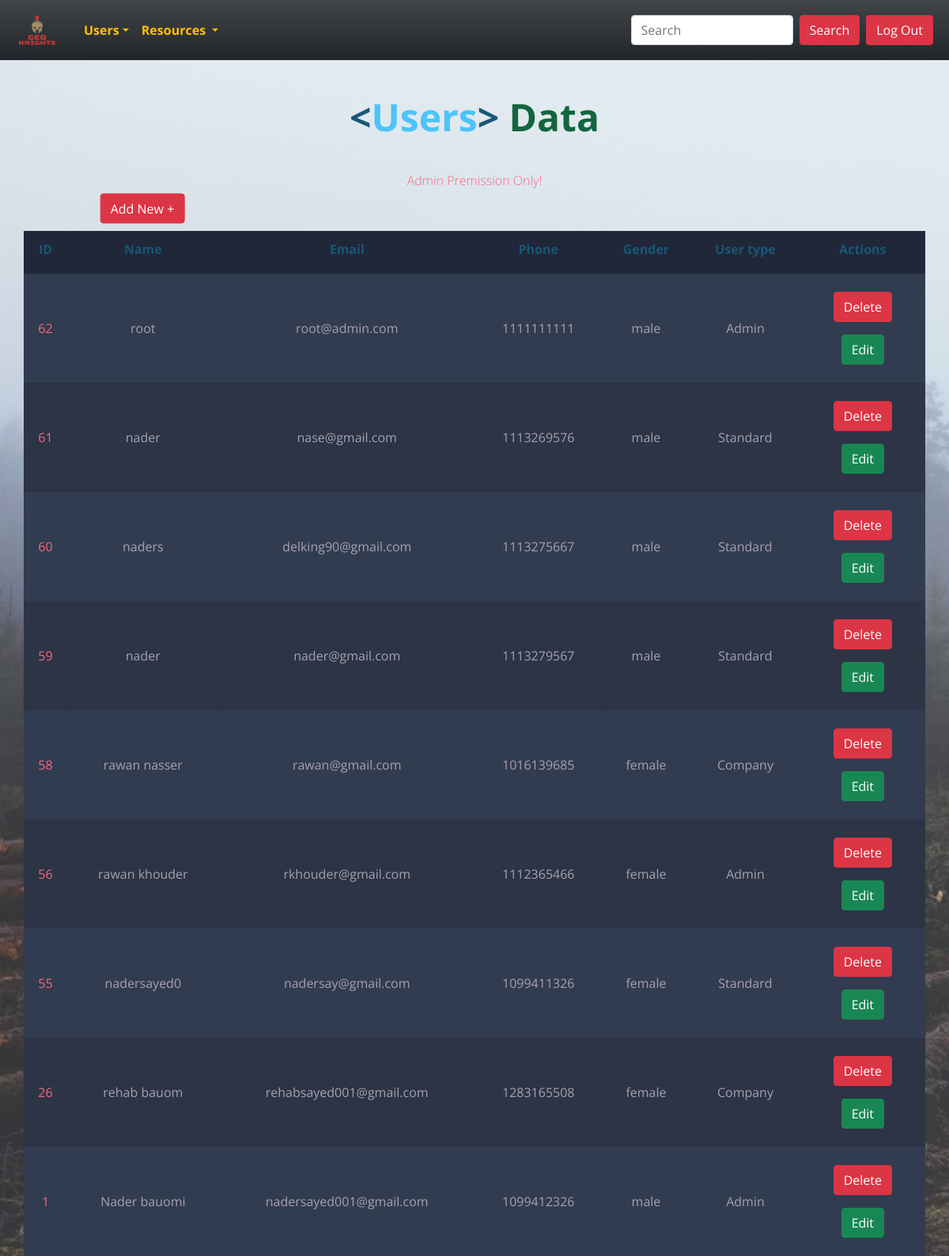
The app's page /admin/users/index.php (signed in), older data.
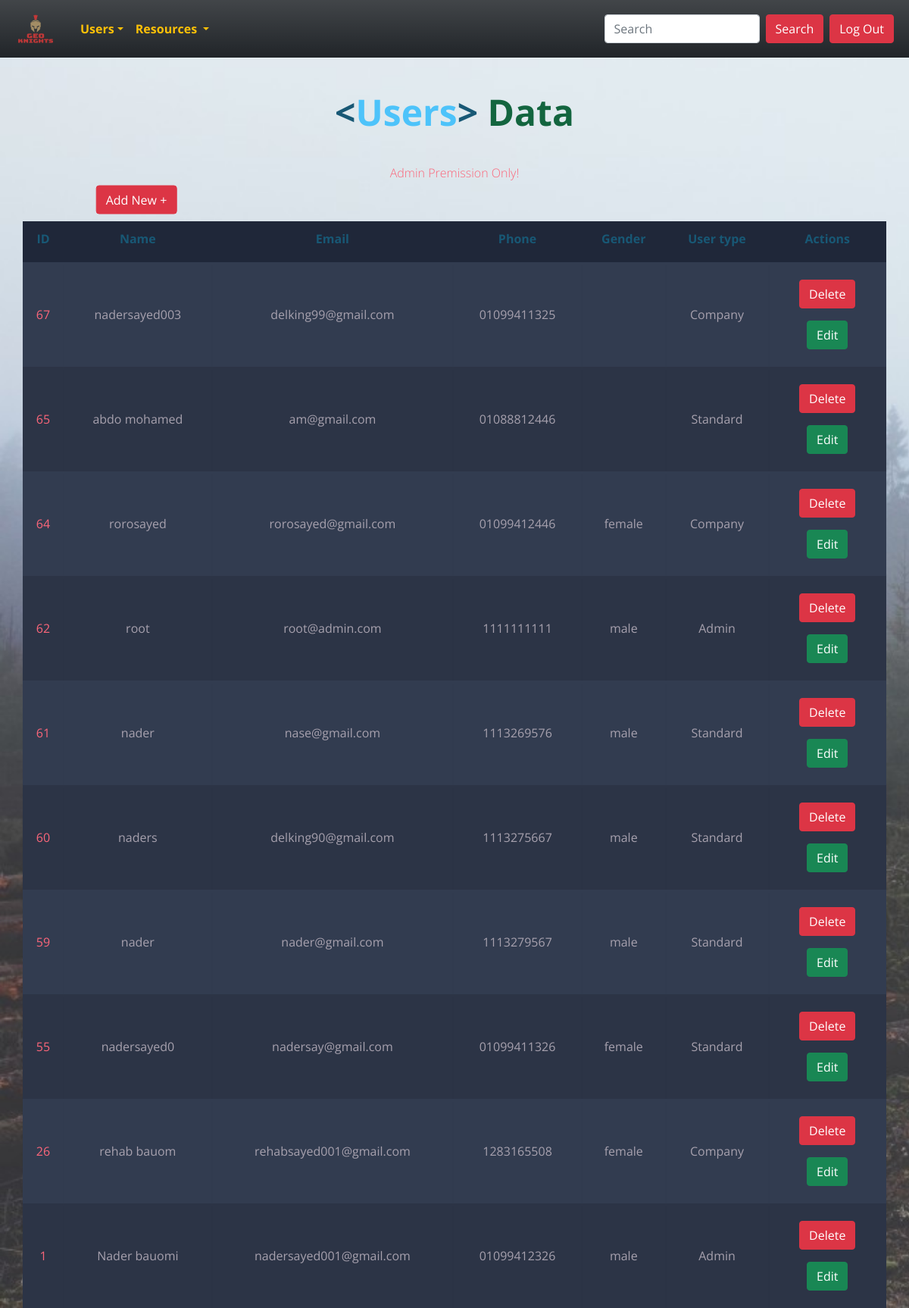
The same page, newer data.
### tables this page shows
CREATE TABLE `users` (
  `id` int(11) NOT NULL,
  `name` char(50) NOT NULL,
  `email` char(80) NOT NULL,
  `password` char(50) NOT NULL,
  `phone` char(11) NOT NULL,
  `gender` char(40) NOT NULL,
  `user_type` int(11) DEFAULT NULL
);

CREATE TABLE `userstypes` (
  `id` int(11) NOT NULL,
  `user_type` char(100) NOT NULL
);

### helpers/paths.php (called while the page is built, shortened)
<?php
function project($dis){
    return "http://" . $_SERVER['SERVER_NAME'] . "/g2p/" . $dis;
}
function users($dis){
    return "http://" . $_SERVER['SERVER_NAME'] . "/g2p/admin/users/" . $dis;
}
function login($dis){
    return $txt = "http://" . $_SERVER['SERVER_NAME'] . "/g2p/login/" . $dis;
}
function css($dis){
    return   "http://" . $_SERVER['SERVER_NAME'] . "/g2p/assests/css/" . $dis;
}
function images($dis){
    return "http://" . $_SERVER['SERVER_NAME'] . "/g2p/assests/images/" . $dis;
}
?>

### admin/users/index.php (the view, shortened to what this page needs)
<?php
require "../../helpers/paths.php";
require '../../helpers/dbConnection.php';
require '../../layout/navAdmin.php';
$sql = "select  users.* ,usersTypes.id as userID , usersTypes.user_type as role from users inner join usersTypes on users.user_type = usersTypes.id  order by users.id desc ";
$op = mysqli_query($con, $sql);
?>
<!DOCTYPE html>
<html lang="en">
<head>
    <link rel="stylesheet" href="<?php echo css('display.css') ?>">
</head>
<body>
    <h1 class="m-5"><span class="blue">&lt;</span>Users<span class="blue">&gt;</span> <span class="yellow">Data</span>
    </h1>
    <h2>Admin Premission Only! <br><br>
    </h2>
    <a href="<?php echo users('create.php') ?>" class="btn btn-danger add">Add New +</a>
    <table class="container">
        <thead>
            <tr>
                <th>
                    <h1>ID</h1>
                </th>
                <th>
                    <h1>Name</h1>
                </th>
                <th>
                    <h1>Email</h1>
                </th>
                <th>
                    <h1>Phone</h1>
                </th>
                <th>
                    <h1>Gender</h1>
                </th>
                <th>
                    <h1>User type</h1>
                </th>
                <th>
                    <h1>Actions</h1>
                </th>
            </tr>
        </thead>
        <tbody>
            <?php while ($data = mysqli_fetch_assoc($op)) { ?>
                <tr class="text-center">
                    <td><?php echo $data['id']; ?></td>
                    <td><?php echo $data['name']; ?></td>
                    <td><?php echo $data['email']; ?></td>
                    <td><?php echo $data['phone']; ?></td>
                    <td><?php echo $data['gender']; ?></td>
                    <td><?php echo $data['role']; ?></td>
                    <td>
                        <a href="delete.php?id=<?php echo $data['id'] ?>" class="btn btn-danger m-2 ">Delete</a>
                        <a href="edit.php?id=<?php echo $data['id']; ?>" class="btn btn-success m-2 ">Edit</a>
                    </td>
                </tr>
            <?php } ?>
        </tbody>
    </table>
</body>
</html>

### layout/navAdmin.php (shortened to what this page needs)
<!DOCTYPE html>
<html lang="en">
<head>
    <link href="https://cdn.jsdelivr.net/npm/bootstrap@5.0.2/dist/css/bootstrap.min.css" rel="stylesheet">
</head>
<body>
    <header style="z-index: 9999;">
        <div class="logo">
            <nav class="navbar navbar-expand-lg navbar-light bg-dark bg-gradient ">
                <div class="container-fluid">
                    <a class="navbar-brand" href="<?php echo project('admin/index.php') ?>">
                        <img src="<?php echo images('logo.png'); ?>" alt="" width="70" height="50">
                    </a>
                    <div class="collapse navbar-collapse" id="navbarSupportedContent">
                        <ul class="navbar-nav me-auto mb-2 mb-lg-0 text-warning">
                            <li class="nav-item dropdown ">
                                <a class="nav-link dropdown-toggle text-warning fw-bold" href="#" id="navbarDropdown" data-bs-toggle="dropdown">Users</a>
                            </li>
                            <li class="nav-item dropdown">
                                <a class="nav-link dropdown-toggle text-warning fw-bold" href="#" id="navbarDropdown" data-bs-toggle="dropdown">
                                    Resources
                                </a>
                            </li>
                        </ul>
                        <form class="d-flex ">
                            <input class="form-control me-2" type="search" placeholder="Search" aria-label="Search">
                            <button class="btn btn-danger text-white" type="submit">Search</button>
                        </form>
                        <a href="<?php echo login('logout.php') ?>" class="btn btn-danger text-white mx-2" type="submit">Log Out</a>
                    </div>
                </div>
            </nav>
        </div>
    </header>
</body>
</html>

### assests/css/display.css (style rules this page uses)
body { font-family: 'Open Sans', sans-serif; font-weight: 300; line-height: 1.42em; color: #A7A1AE; background: url(../images/bg.jpg); background-size: cover; background-repeat: no-repeat; perspective: 300px; }
h1 { font-size: 3em; font-weight: 300; line-height: 1em; color: #4DC3FA; font-weight: bold; text-align: center; }
h2 { font-size: 1em; font-weight: 300; text-align: center; display: block; line-height: 1em; padding-bottom: 2em; color: #FB667A; }
.blue { color: #185875; }
.yellow { color: #13653f; }
.container th h1 { font-weight: bold; font-size: 1em; text-align: center; color: #185875; }
.container td { font-weight: normal; font-size: 1em; -webkit-box-shadow: 0 2px 2px -2px #0E1119; -moz-box-shadow: 0 2px 2px -2px #0E1119; box-shadow: 0 2px 2px -2px #0E1119; }
.container { text-align: center; width: 100%; margin: 0 auto; display: table; padding: 0 0 8em 0; width: 100%; }
.container td, .container th { padding: 30px 10px; }
.container tr:nth-child(odd) { background-color: #323C50; }
.container tr:nth-child(even) { background-color: #2C3446; }
.container th { background-color: #1F2739; }
.container td:first-child { color: #FB667A; padding-left: 15px; }
.container td:last-child { display: flex; flex-direction: column; align-items: center; justify-content: space-evenly; padding: 30% 10px; }

### layout/navAdmin.php (style rules this page uses)
header { position: sticky; top: 0; width: 100%; }
ul { z-index: 9999 !important; }

### admin/users/index.php (style rules this page uses)
.container th, .container td { padding: 15px 10px !important; }
.add { text-align: center; position: absolute; left: 15%; transform: translateX(-50%) translateY(-125%); }

Row changes from the older to the newer data that the page shows:
removed users: id "58", name "rawan nasser", email "rawan@gmail.com", phone "1016139685", gender "female", user_type.user_type "Company"
removed users: id "56", name "rawan khouder", email "rkhouder@gmail.com", phone "1112365466", gender "female", user_type.user_type "Admin"
added users: id "67", name "nadersayed003", email "delking99@gmail.com", phone "01099411325", user_type.user_type "Company"
added users: id "65", name "abdo mohamed", email "am@gmail.com", phone "01088812446", user_type.user_type "Standard"
added users: id "64", name "rorosayed", email "rorosayed@gmail.com", phone "01099412446", gender "female", user_type.user_type "Company"
changed users "nadersayed0": phone "1099411326" → "01099411326"
changed users "Nader bauomi": phone "1099412326" → "01099412326"
